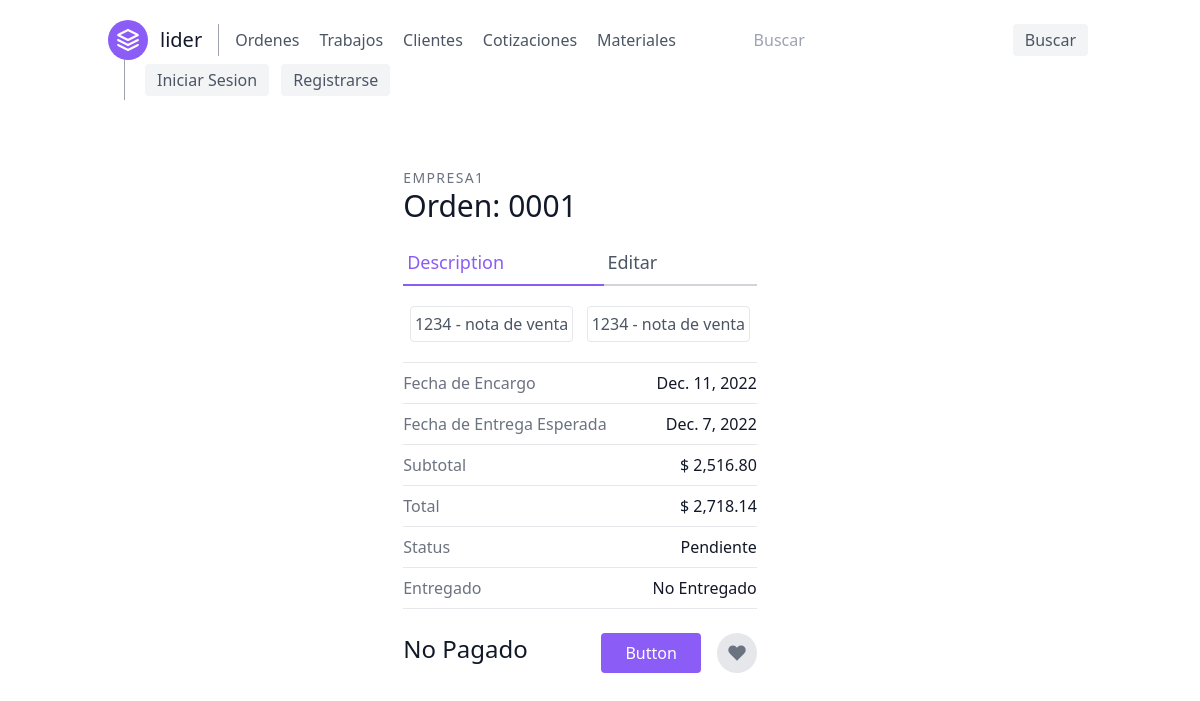
Page /ordenes/detalle/1/ on the earlier database version.
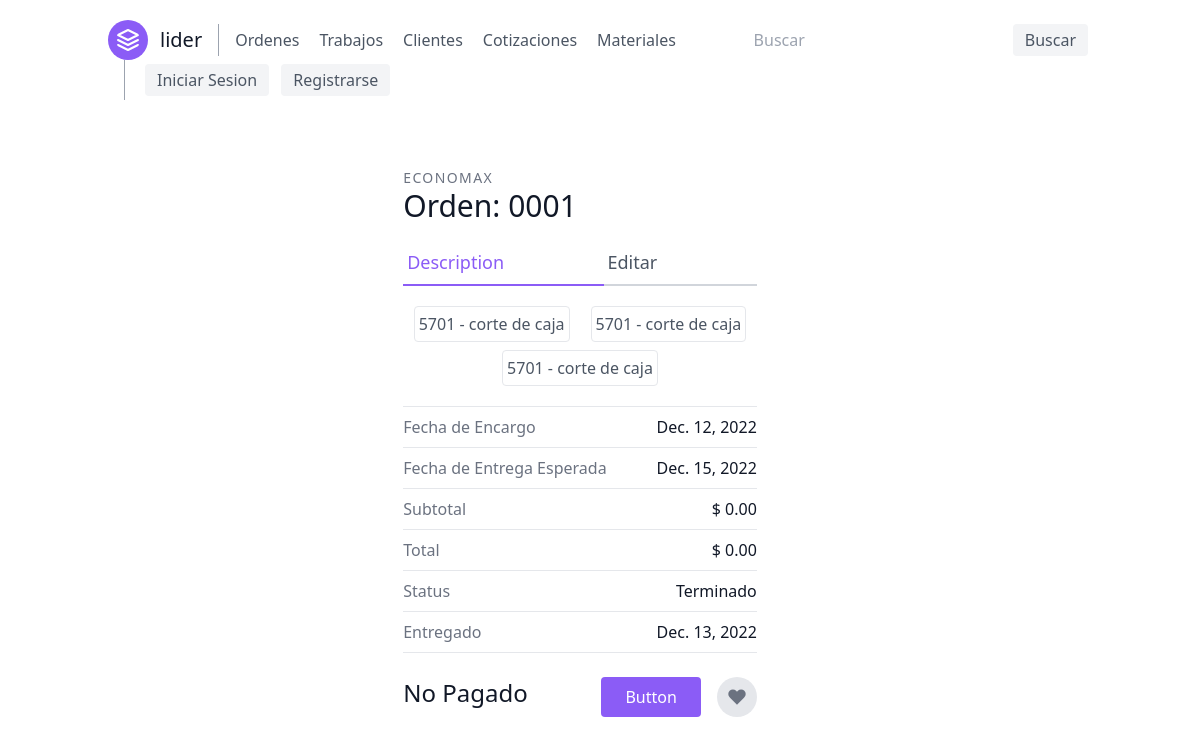
Same page on the later database version.
### orders/models.py (models this page shows, shortened)
class Order(models.Model):
    customer = models.ForeignKey(Customer, on_delete=models.CASCADE, verbose_name='Cliente')
    date_ordered = models.DateField('Fecha ordenada', auto_now=True)
    expected_delivery_date = models.DateField('Fecha esperada de Entrega',
                                              default=(datetime.datetime.now() + datetime.timedelta(days=3)))
    delivered = models.DateField(verbose_name='Fecha de Entrega', null=True, blank=True)
    paid = models.DateField(verbose_name='Fecha de Pago', null=True, blank=True)
    invoice = models.IntegerField(verbose_name='Factura Asociada', null=True, blank=True)
    @property
    def completed(self):
        order_items = OrderItem.objects.filter(order_id=self.id)
        order_item_count = order_items.count()
        order_item_finished = order_items.filter(finished=True).count()
        return order_item_count == order_item_finished
    @property
    def delivered_str(self):
        return self.delivered if self.delivered else 'No Entregado'
    @property
    def get_subtotal(self):
        items = OrderItem.objects.filter(order_id=self.id)
        items_sum = sum(item.price for item in items)
        return items_sum
    @property
    def get_total(self):
        return self.get_subtotal * 1.08
    @property
    def lider_list(self):
        return Lider.objects.filter(orderitem__order=self.id)

class Customer(models.Model):
    name_company = models.CharField(verbose_name='Nombre/Empresa', max_length=50)
    email = models.EmailField(verbose_name='Correo', null=True)
    phone_number = models.CharField(verbose_name='Telefono', max_length=10, validators=[RegexValidator(r'^\d{1,10}$')])
    address = models.CharField(verbose_name='Domicilio', max_length=100, null=True)
    shipping = models.BooleanField(verbose_name='Entrega a domicilio')
    def __str__(self):
        return self.name_company

class Lider(models.Model):
    lider_id = models.CharField('Numero de Lider', max_length=4,
                                validators=[RegexValidator(r'^\d{1,10}$')], primary_key=True)
    doc_description = models.CharField(verbose_name='Descripcion del formato',
                                       max_length=250)
    customer = models.ForeignKey(Customer, on_delete=models.CASCADE, default='')
    def __str__(self):
        return f'{self.lider_id} - {self.doc_description.lower()}'

class OrderItem(models.Model):
    order = models.ForeignKey(Order, on_delete=models.CASCADE)
    lider = models.ForeignKey(Lider, on_delete=models.DO_NOTHING)
    customer = models.ForeignKey(Customer, on_delete=models.DO_NOTHING)
    quantity_ordered = models.IntegerField(verbose_name='Cantidad')
    finished = models.BooleanField('Terminado')
    unit_price = models.DecimalField(null=True, blank=True, max_digits=6, decimal_places=4,
                                     verbose_name='Precio Unitario')
    @property
    def price(self):
        return int(self.quantity_ordered) * float(self.unit_price) if self.unit_price else 0

### orders/views.py (the view)
# urls.py: path('detalle/<int:pk>/', views.OrderDetailView.as_view(), name='order-detail'),
class OrderDetailView(generic.DetailView):
    model = models.Order
    template_name = 'orders/order_detail.html'

### orders/templates/orders/order_detail.html (shortened to what the changed rows need)
{% extends 'base.html' %}
{% block content %}
    <section class="text-gray-600 body-font overflow-hidden">
        <div class="container mx-auto px-5 py-6">
            <div class="lg:w-4/5 mx-auto flex flex-col items-center">
                <div class="lg:w-1/2 w-full lg:pr-10 lg:py-6 mb-6 lg:mb-0">
                    <h2 class="text-sm title-font text-gray-500 tracking-widest">{{ object.customer|upper }}</h2>
                    <a class="text-gray-900 text-3xl title-font font-medium flex mb-4"
                       href="{% url 'orderItem-list' object.id %}">
                        Orden: {{ order.id|stringformat:'04d' }}</a>
                    <div class="flex mb-4">
                        <a class="flex-grow text-purple-500 border-b-2 border-purple-500 py-2 text-lg px-1">Description</a>
                        <a class="flex-grow border-b-2 border-gray-300 py-2 text-lg px-1"
                           href="{% url 'order-update' order.pk %}">Editar</a>
                    </div>
                    <div class="flex flex-wrap justify-around">
                        {% for lider in order.lider_list %}
                            <p class="leading-relaxed border border-inherit p-1 my-1 rounded">{{ lider }}</p>
                        {% endfor %}
                    </div>
                    <div class="flex border-t border-gray-200 py-2 mt-4">
                        <span class="text-gray-500">Fecha de Encargo</span>
                        <span class="ml-auto text-gray-900">{{ order.date_ordered }}</span>
                    </div>
                    <div class="flex border-t border-gray-200 py-2">
                        <span class="text-gray-500">Fecha de Entrega Esperada</span>
                        <span class="ml-auto text-gray-900">{{ order.expected_delivery_date }}</span>
                    </div>
                    <div class="flex border-t border-gray-200 py-2">
                        <span class="text-gray-500">Subtotal</span>
                        <span class="ml-auto text-gray-900">$ {{ order.get_subtotal|floatformat:'02g' }}</span>
                    </div>
                    <div class="flex border-t border-gray-200 py-2">
                        <span class="text-gray-500">Total</span>
                        <span class="ml-auto text-gray-900">$ {{ order.get_total|floatformat:'02g' }}</span>
                    </div>
                    <div class="flex border-t border-gray-200 py-2">
                        <span class="text-gray-500">Status</span>
                        <span class="ml-auto text-gray-900">{% if order.completed %} Terminado {% else %}
                            Pendiente{% endif %}</span>
                    </div>
                    <div class="flex border-t border-b mb-6 border-gray-200 py-2">
                        <span class="text-gray-500">Entregado</span>
                        <span class="ml-auto text-gray-900">{{ order.delivered_str }}</span>
                    </div>
                    <div class="flex">
                        <span class="title-font font-medium text-2xl text-gray-900">
                                </span>
                        <button class="flex ml-auto text-white bg-purple-500 border-0 py-2 px-6 focus:outline-none hover:bg-purple-600 rounded">
                        </button>
                        <button class="rounded-full w-10 h-10 bg-gray-200 p-0 border-0 inline-flex items-center justify-center text-gray-500 ml-4">
                        </button>
                    </div>
                </div>
            </div>
        </div>
    </section>
{% endblock %}

Differences in the rows shown:
removed Lider: lider_id+doc_description "1234 - nota de venta"
changed Order "0001": customer "EMPRESA1" → "ECONOMAX"; date_ordered "Dec. 11, 2022" → "Dec. 12, 2022"; expected_delivery_date "Dec. 7, 2022" → "Dec. 15, 2022"; get_subtotal "2,516.80" → "0.00"; get_total "2,718.14" → "0.00"; delivered_str "No Entregado" → "Dec. 13, 2022"
added Lider: lider_id+doc_description "5701 - corte de caja"
Other differences:
text no longer shown: "Pendiente"
text now shown: "Terminado"
